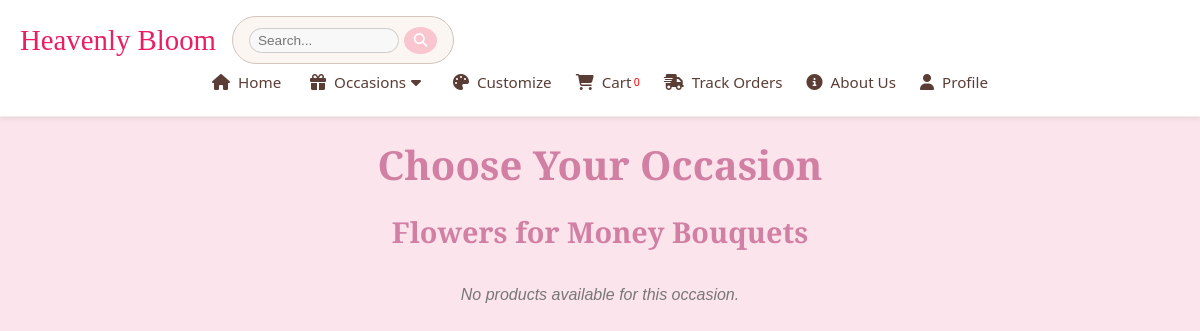
Page /occasions.php?category_id=7 on the earlier database version.
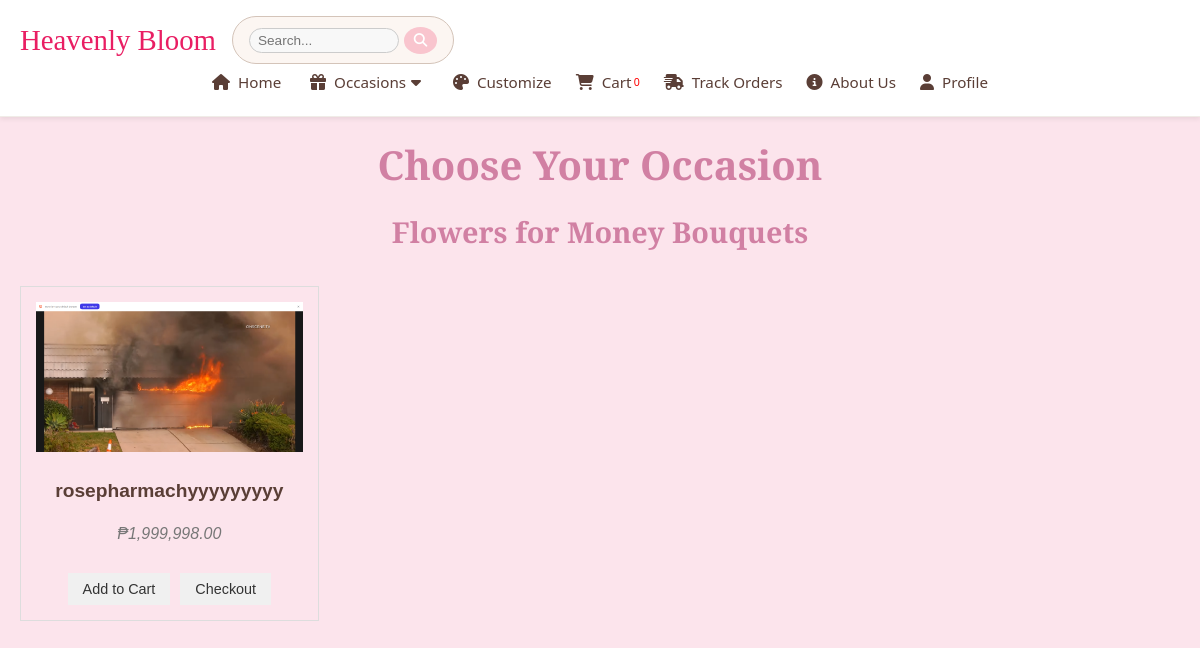
Same page on the later database version.
### tables this page shows
CREATE TABLE `products` (
  `product_id` int(11) NOT NULL,
  `product_name` varchar(255) NOT NULL,
  `price` decimal(10,2) NOT NULL,
  `product_price` decimal(10,2) NOT NULL,
  `product_description` text NOT NULL,
  `product_image` varchar(255) NOT NULL,
  `created_at` timestamp NOT NULL DEFAULT current_timestamp(),
  `bouquet_sizes` varchar(255) DEFAULT NULL,
  `ribbon_colors` varchar(255) DEFAULT NULL,
  `category_id` int(11) DEFAULT NULL,
  `product_type` varchar(50) DEFAULT NULL,
  `original_stock` int(11) DEFAULT 0,
  `stock_count` int(11) DEFAULT 0,
  `is_deleted` tinyint(1) DEFAULT 0
);

### navi.php (the view, shortened to what the changed rows need)
<?php
include 'db_connection.php';
$categoryQuery = "SELECT * FROM categories";
$categoryResult = $conn->query($categoryQuery);
?>
<!DOCTYPE html>
<html lang="en">
<head>
    <link rel="stylesheet" href="https://cdnjs.cloudflare.com/ajax/libs/font-awesome/6.5.0/css/all.min.css">
</head>
<body>
</body>
</html>

### occasions.php (shortened to what the changed rows need)
<?php
include 'db_connection.php';
$selectedCategoryId = isset($_GET['category_id']) ? $_GET['category_id'] : null;
$selectedCategoryName = null;
$productResult = null;
if ($selectedCategoryId) {
    $stmtCategoryName = $conn->prepare("SELECT name FROM categories WHERE id = ?");
    $stmtCategoryName->bind_param("i", $selectedCategoryId);
    $stmtCategoryName->execute();
    $stmtCategoryName->bind_result($categoryName);
    $selectedCategoryName = $categoryName;
    $queryProducts = "SELECT * FROM products WHERE category_id = ?";
    $productStmt = $conn->prepare($queryProducts);
    $productStmt->bind_param("i", $selectedCategoryId);
    $productStmt->execute();
    $productResult = $productStmt->get_result();
    if ($productResult) {
        $productResult->data_seek(0);
    }
}
?>
<!DOCTYPE html>
<html lang="en">
<head>
</head>
<body>
    <?php include 'navi.php'; ?>
    <section class="page-title">
        <h1>Choose Your Occasion</h1>
    </section>
    <section class="products">
        <?php if ($selectedCategoryId && $selectedCategoryName): ?>
            <h2>Flowers for <?php echo htmlspecialchars(ucwords($selectedCategoryName)); ?></h2>
            <div class="product-grid <?php if ($productResult && $productResult->num_rows === 1) echo 'single-product'; ?>">
                <?php
                if ($productResult && $productResult->num_rows > 0) {
                    while ($product = $productResult->fetch_assoc()) {
                        echo "<div class='product-card' data-id='{$product['product_id']}'>
                                    <img src='uploads/{$product['product_image']}' alt='" . htmlspecialchars($product['product_name']) . "' loading='lazy'>
                                    <h3>" . htmlspecialchars($product['product_name']) . "</h3>
                                    <p>₱" . number_format($product['product_price'], 2) . "</p>
                                    <div class='product-buttons'>
                                        <form action='homepage.php' method='GET'>
                                            <input type='hidden' name='add' value='{$product['product_id']}'>
                                            <button type='submit'>Add to Cart</button>
                                        </form>
                                        <a href='checkout.php'><button>Checkout</button></a>
                                    </div>
                                </div>";
                    }
                } else {
                    echo "<p>No products available for this occasion.</p>";
                }
                ?>
            </div>
        <?php else: ?>
            <p>Please select a category from the navigation to view the products.</p>
        <?php endif; ?>
    </section>
</body>
</html>

Differences in the rows shown:
added products: product_image (picture), product_name "rosepharmachyyyyyyyyy", product_price "1,999,998.00"
Other differences:
text no longer shown: "No products available for this occasion."
